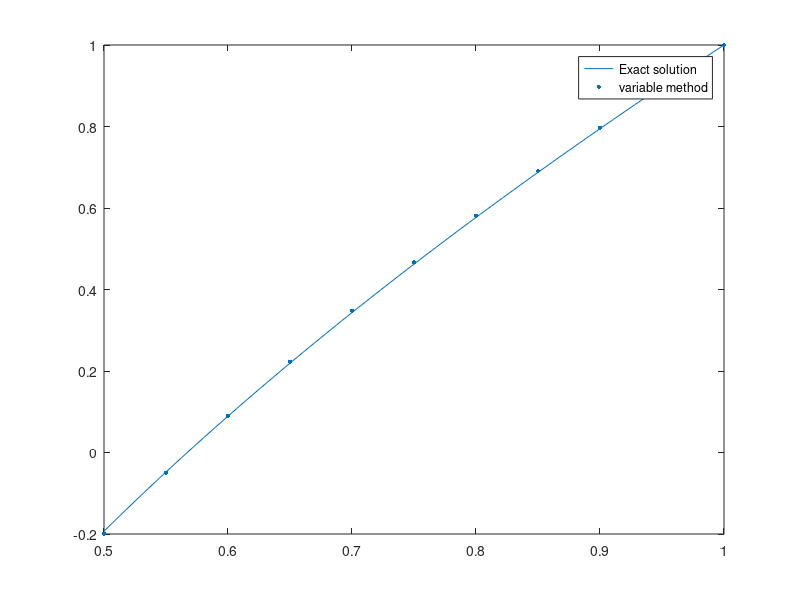

The MATLAB source for this figure:
clear;
clc;


# Метод вариации произвольных постоянных
# 4 variant

function y = p(x)
  y = 1/x;
endfunction
function y = q(x)
  y = 0;
endfunction
function y = f(x)
  y = 1/x;
endfunction
function y = f_0(x)
  y = 0;
endfunction

alpha0 = 0; betta0 = 1; gamma0 = 3;
alpha1 = 1; betta1 = 0; gamma1 = 1;

a = 0.5; b = 1;

tau = 0.05;
n = (b-a)/tau + 1;
X = a:tau:b;

u = @(x) x + log(x);

function [x, T, S] = solution(p, q, f, a, b, tau, init_val, n)
  x = a:tau:b;
  T(1) = init_val(1);
  S(1) = init_val(2);
  for k = 1:n - 1
    T(k + 1) = T(k) + tau * S(k);
    S(k + 1) = S(k) + tau * (-p(x(k)) * S(k) + q(x(k)) * T(k) + f(x(k)) );
  endfor
endfunction

init_vals1 = [0 0];
[X_1, T_1, S_1] = solution(@p, @q, @f, a, b, tau, init_vals1, n);

init_vals2 = [0 1];
[X_2, T_2, S_2] = solution(@p, @q, @f_0, a, b, tau, init_vals2, n);

init_vals3 = [1 0];
[X_3, T_3, S_3] = solution(@p, @q, @f_0, a, b, tau, init_vals3, n);

Z = T_1; Z_prim = S_1;
Z1 = T_2; Z1_prim = S_2;
Z2 = T_3; Z2_prim = S_3;

a11 = alpha0 * Z1(1) + betta0 * Z1_prim(1);
a12 = alpha0 * Z2(1) + betta0 * Z2_prim(1);
b1 = gamma0 - alpha0 * Z(1) - betta0 * Z_prim(1);
a21 = alpha1 * Z1(end) + betta1 * Z1_prim(end);
a22 = alpha1 * Z2(end) + betta1 * Z1_prim(end);
b2 = gamma1 - alpha1 * Z(end) - betta1 * Z_prim(end);

C = [a11 a12; a21 a22] \ [b1; b2];

u_method = Z + C(1)*Z1 + C(2)*Z2;
Z1_prim(1)

fplot(u, [min(X), max(X)]);
hold on;
scatter(X, u_method, 10, "filled");
legend("Exact solution", "variable method");
